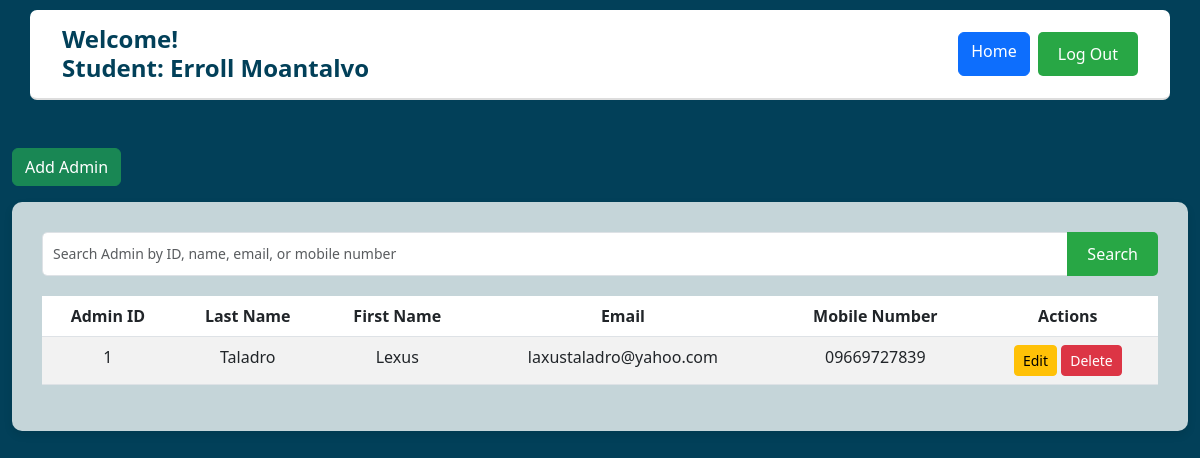
Page /admin_crud.php (signed in) on the earlier database version.
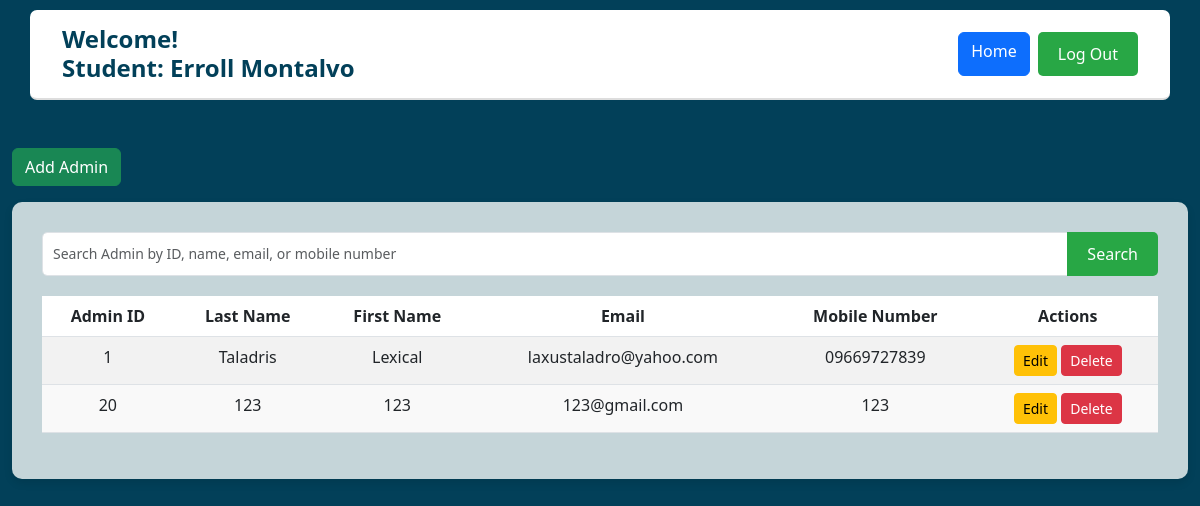
Same page on the later database version.
### tables this page shows
CREATE TABLE `users` (
  `user_id` int(5) NOT NULL,
  `first_name` varchar(250) NOT NULL,
  `last_name` varchar(250) NOT NULL,
  `mobile_number` varchar(11) NOT NULL,
  `email` varchar(100) NOT NULL,
  `password` varchar(100) NOT NULL,
  `role` enum('Admin','Student') NOT NULL
);

### admin_crud.php (the view, shortened to what this page needs)
<?php
include ('base.php');
?>
    <div class="container mt-5">
        <button class="btn btn-success mb-3" data-bs-toggle="modal" data-bs-target="#addAdminModal">Add Admin</button>
        <?php
$search = isset($_GET['search']) ? $conn->real_escape_string($_GET['search']) : '';
$query = "
    SELECT user_id, first_name, last_name, email, mobile_number
    FROM users
    WHERE role = 'Admin'
";
$result = $conn->query($query);
?>
<div class="dashboard-container">
    <form method="get" action="" class="mb-3">
        <div class="input-group">
            <input type="text" name="search" id="searchInput" class="form-control"
                   placeholder="Search Admin by ID, name, email, or mobile number"
                   value="<?php echo htmlspecialchars($search); ?>">
            <button type="submit" class="btn btn-primary">Search</button>
        </div>
    </form>
    <table class="table table-striped">
        <thead>
            <tr>
                <th>Admin ID</th>
                <th>Last Name</th>
                <th>First Name</th>
                <th>Email</th>
                <th>Mobile Number</th>
                <th>Actions</th>
            </tr>
        </thead>
        <tbody>
            <?php if ($result && $result->num_rows > 0): ?>
                <?php while ($row = $result->fetch_assoc()): ?>
                    <tr>
                        <td><?php echo $row['user_id']; ?></td>
                        <td><?php echo $row['last_name']; ?></td>
                        <td><?php echo $row['first_name']; ?></td>
                        <td><?php echo $row['email']; ?></td>
                        <td><?php echo $row['mobile_number']; ?></td>
                        <td>
                            <button
                                class="btn btn-warning btn-sm"
                                data-bs-toggle="modal"
                                data-bs-target="#editModal<?php echo $row['user_id']; ?>">
                                Edit
                            </button>
                            <button class="btn btn-danger btn-sm"
                                    data-bs-toggle="modal"
                                    data-bs-target="#deleteModal-<?php echo $row['user_id']; ?>">
                                Delete
                            </button>
                        </td>
                    </tr>
                <?php endwhile; ?>
            <?php else: ?>
                <tr>
                    <td colspan="6">No admins found.</td>
                </tr>
            <?php endif; ?>
        </tbody>
    </table>
</div>
</body>
</html>

### base.php (shortened to what this page needs)
<?php
$user_first = $_SESSION['first_name'];
$user_last = $_SESSION['last_name'];
$user_role = $_SESSION['role'];
?>
<!DOCTYPE html>
<html lang="en">
<head>
    <link href="https://cdn.jsdelivr.net/npm/bootstrap@5.3.0/dist/css/bootstrap.min.css" rel="stylesheet">
    <link rel="stylesheet" href="bootstrap/css/dashboard.css">
</head>
<body style="background-color: #024059;">
    <nav class="navbar navbar-expand-lg">
    <div class="container">
        <a class="navbar-brand" href="#">
            <h1>Welcome!</h1>
            <h1><?php echo htmlspecialchars($user_role) . ":"; ?> <?php echo htmlspecialchars($user_first); ?> <?php echo htmlspecialchars($user_last); ?></h1>
        </a>
        <div class="navbar-nav ms-auto">
            <a href="index.php" class="btn btn-primary me-2">Home</a>
            <a href="logout.php" class="btn btn-log-out">Log Out</a>
        </div>
    </div>
</nav>
</body>

Differences in the rows shown:
changed users "laxustaladro@yahoo.com": last_name "Taladro" → "Taladris"; first_name "Lexus" → "Lexical"
added users: user_id "20", last_name "123", first_name "123", email "123@gmail.com", mobile_number "123"
Other differences:
$user_last: "Moantalvo" → "Montalvo"
